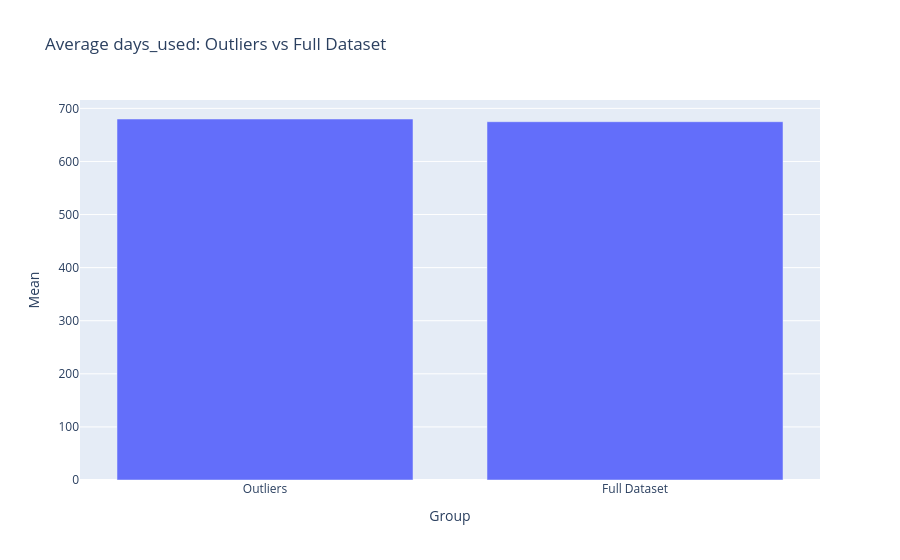
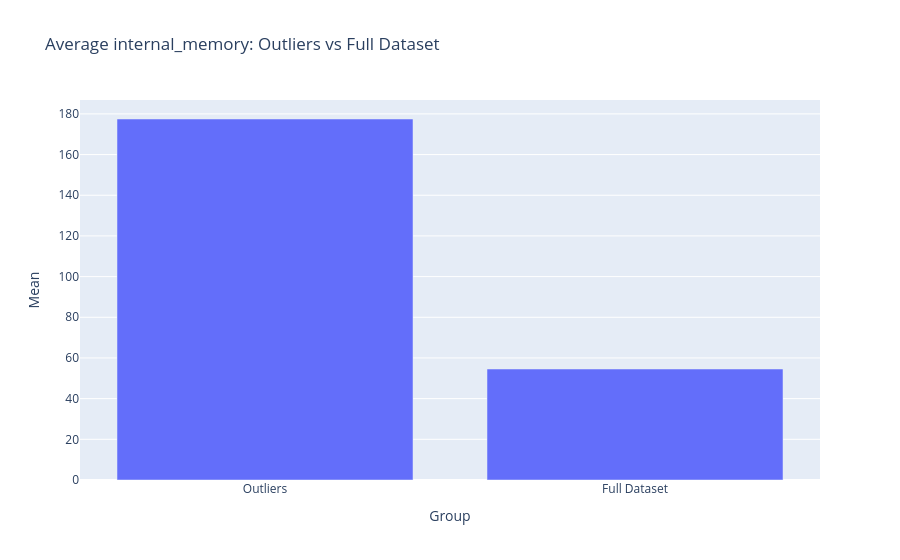
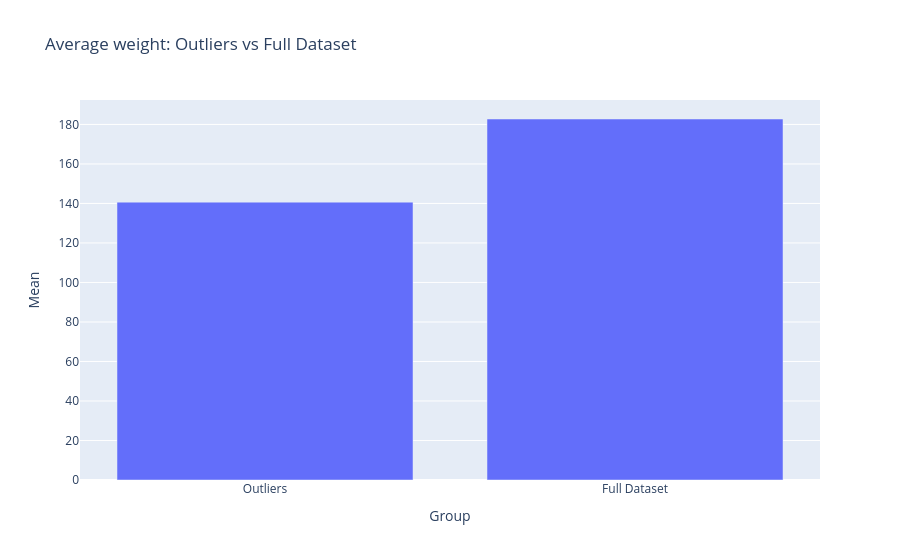

The notebook cell saved with these charts, in order:
### Markdown cell above
The outliers have similar average days used compared to the full dataset (680 vs. 675), so days used does not appear to explain the outliers. The outliers have much higher average internal memory (177 GB vs. 55 GB) and lower average weight (141 g vs. 183 g). Internal memory and weight appear to be more associated with the unusually high normalized used prices.

### Code cell
#Question 7c: Plot these comparions. You can choose the chart that you think will be more appropriate for visualization. (2 point)

# I used bar charts to compare the average values of the outliers to the full dataset.

variables = ['days_used', 'internal_memory', 'weight']

for variable in variables:
    comparison = pd.DataFrame({
        'Group': ['Outliers', 'Full Dataset'],
        'Mean': [outlier_df[variable].mean(), df[variable].mean()]
    })

    fig = px.bar(
        comparison,
        x='Group',
        y='Mean',
        title=f'Average {variable}: Outliers vs Full Dataset'
    )

    fig.show()

### Figure 1 — Plotly figure (JSON) as saved in the notebook; plotly's stock layout.template omitted (floating-point values rounded to 4 significant figures)
{"data": [{"hovertemplate": "Group=%{x}<br>Mean=%{y}<extra></extra>", "legendgroup": "", "marker": {"color": "#636efa", "pattern": {"shape": ""}}, "name": "", "orientation": "v", "showlegend": false, "textposition": "auto", "type": "bar", "x": ["Outliers", "Full Dataset"], "xaxis": "x", "y": [680.0, 674.9], "yaxis": "y"}], "layout": {"barmode": "relative", "legend": {"tracegroupgap": 0}, "title": {"text": "Average days_used: Outliers vs Full Dataset"}, "xaxis": {"anchor": "y", "domain": [0, 1], "title": {"text": "Group"}}, "yaxis": {"anchor": "x", "domain": [0, 1], "title": {"text": "Mean"}}}}

### Figure 2 — Plotly figure (JSON) as saved in the notebook; plotly's stock layout.template omitted (floating-point values rounded to 4 significant figures)
{"data": [{"hovertemplate": "Group=%{x}<br>Mean=%{y}<extra></extra>", "legendgroup": "", "marker": {"color": "#636efa", "pattern": {"shape": ""}}, "name": "", "orientation": "v", "showlegend": false, "textposition": "auto", "type": "bar", "x": ["Outliers", "Full Dataset"], "xaxis": "x", "y": [177.5, 54.57], "yaxis": "y"}], "layout": {"barmode": "relative", "legend": {"tracegroupgap": 0}, "title": {"text": "Average internal_memory: Outliers vs Full Dataset"}, "xaxis": {"anchor": "y", "domain": [0, 1], "title": {"text": "Group"}}, "yaxis": {"anchor": "x", "domain": [0, 1], "title": {"text": "Mean"}}}}

### Figure 3 — Plotly figure (JSON) as saved in the notebook; plotly's stock layout.template omitted (floating-point values rounded to 4 significant figures)
{"data": [{"hovertemplate": "Group=%{x}<br>Mean=%{y}<extra></extra>", "legendgroup": "", "marker": {"color": "#636efa", "pattern": {"shape": ""}}, "name": "", "orientation": "v", "showlegend": false, "textposition": "auto", "type": "bar", "x": ["Outliers", "Full Dataset"], "xaxis": "x", "y": [140.7, 182.8], "yaxis": "y"}], "layout": {"barmode": "relative", "legend": {"tracegroupgap": 0}, "title": {"text": "Average weight: Outliers vs Full Dataset"}, "xaxis": {"anchor": "y", "domain": [0, 1], "title": {"text": "Group"}}, "yaxis": {"anchor": "x", "domain": [0, 1], "title": {"text": "Mean"}}}}
